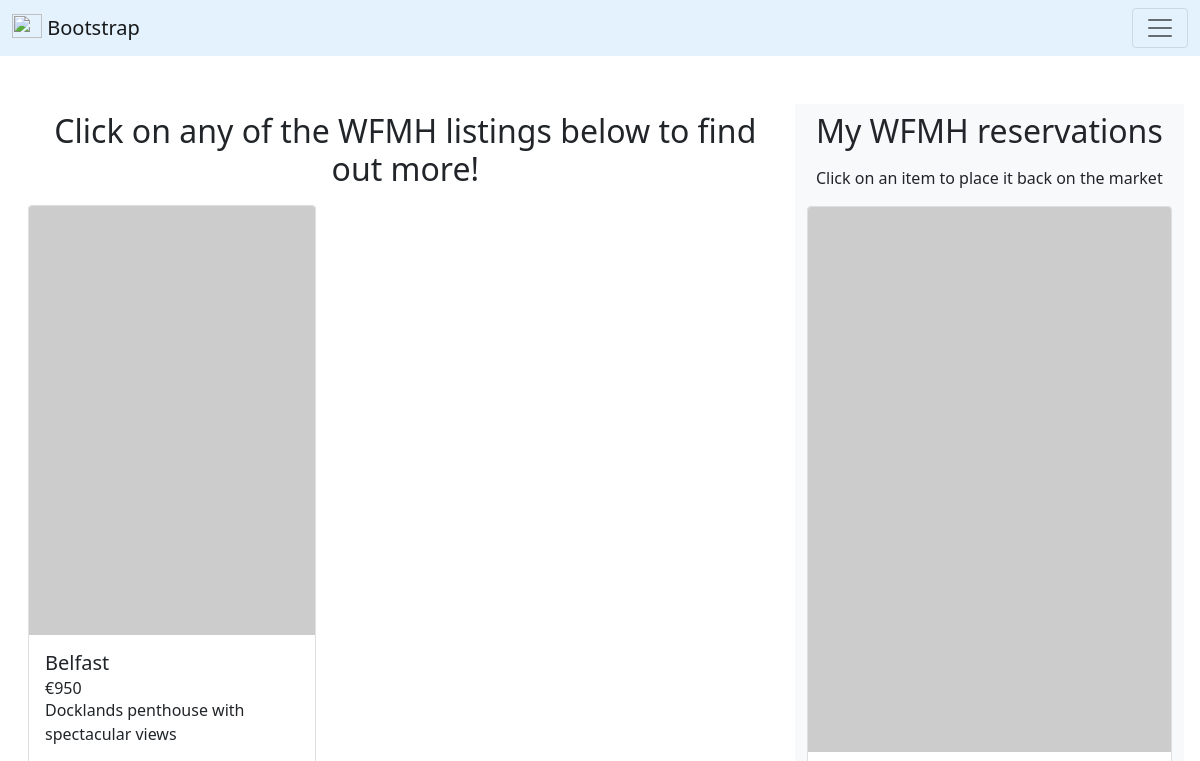
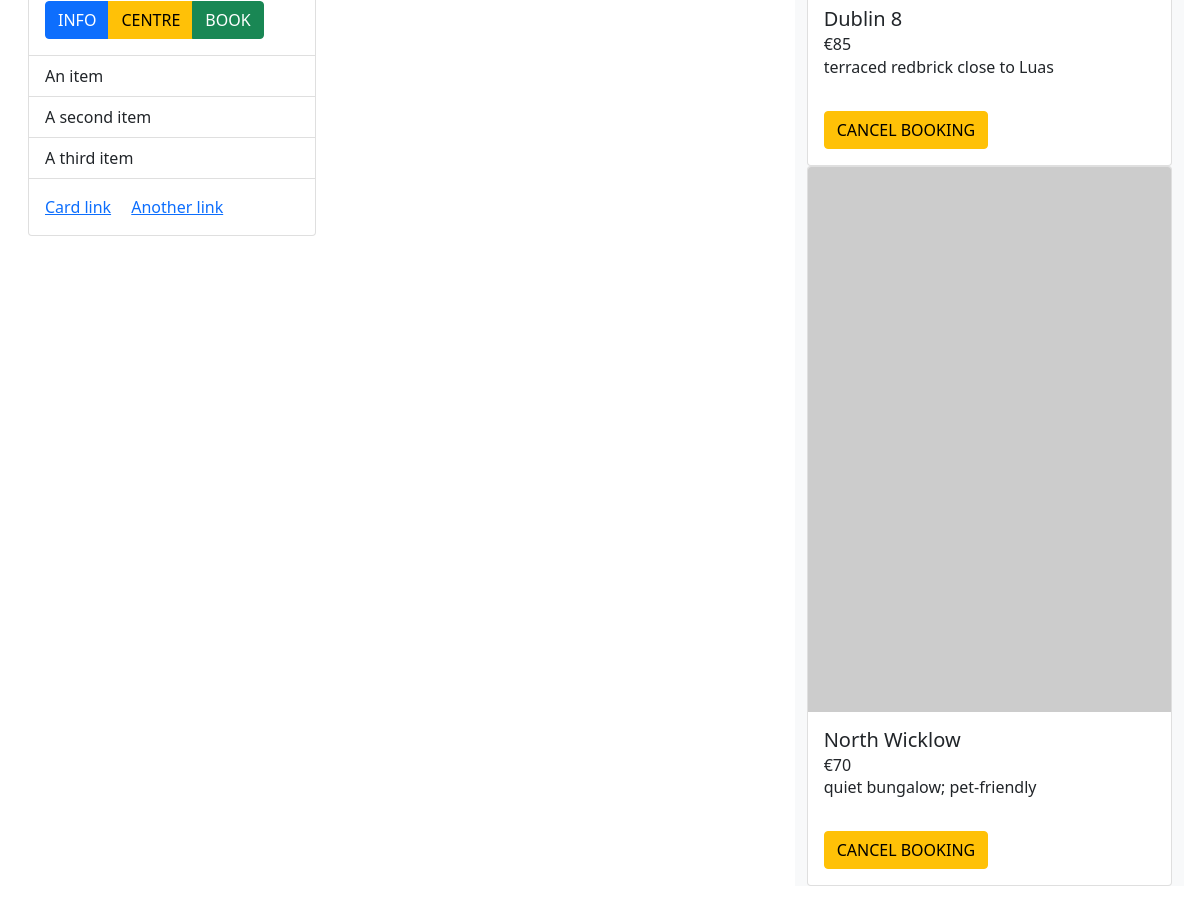
/browse (signed in), run on an earlier commit of the app's database (2 pictures, top to bottom).
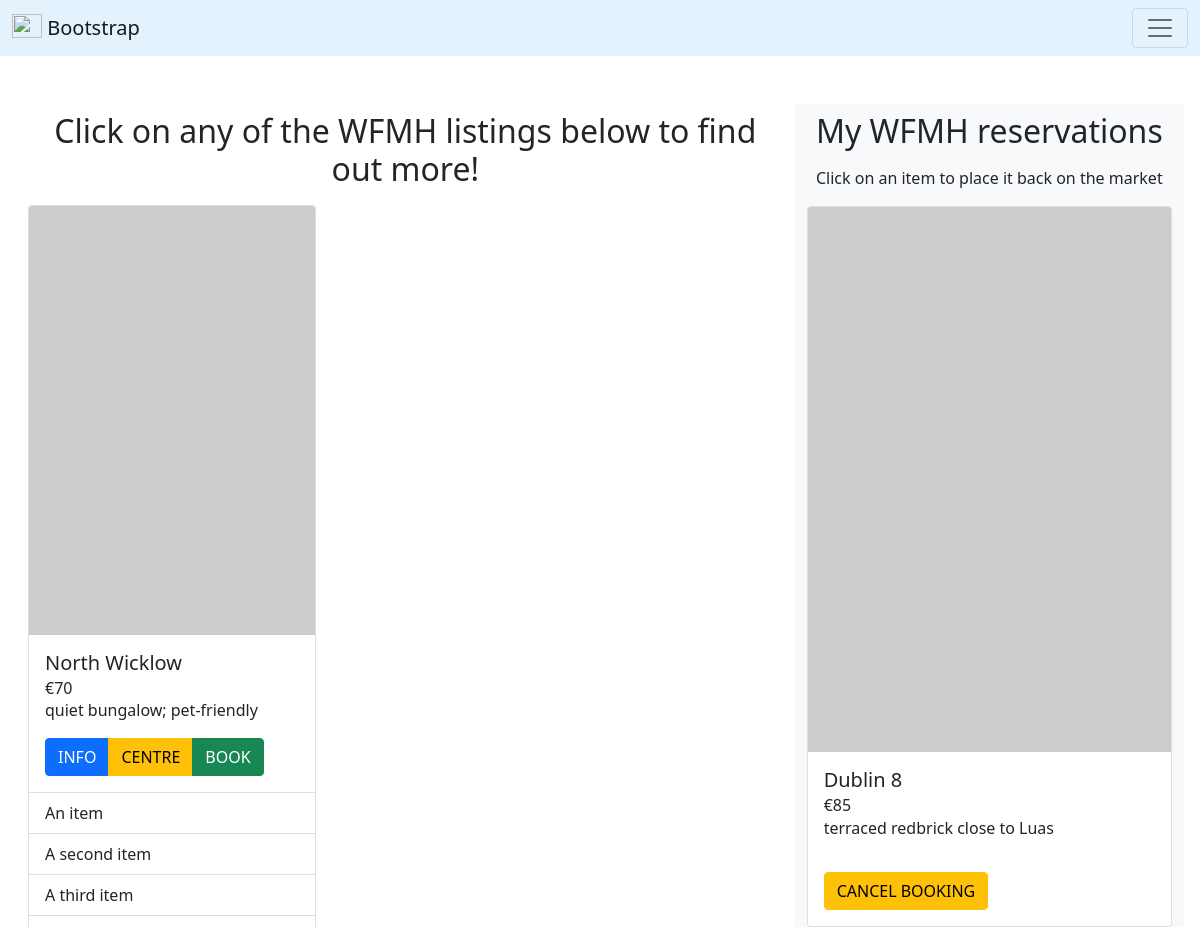
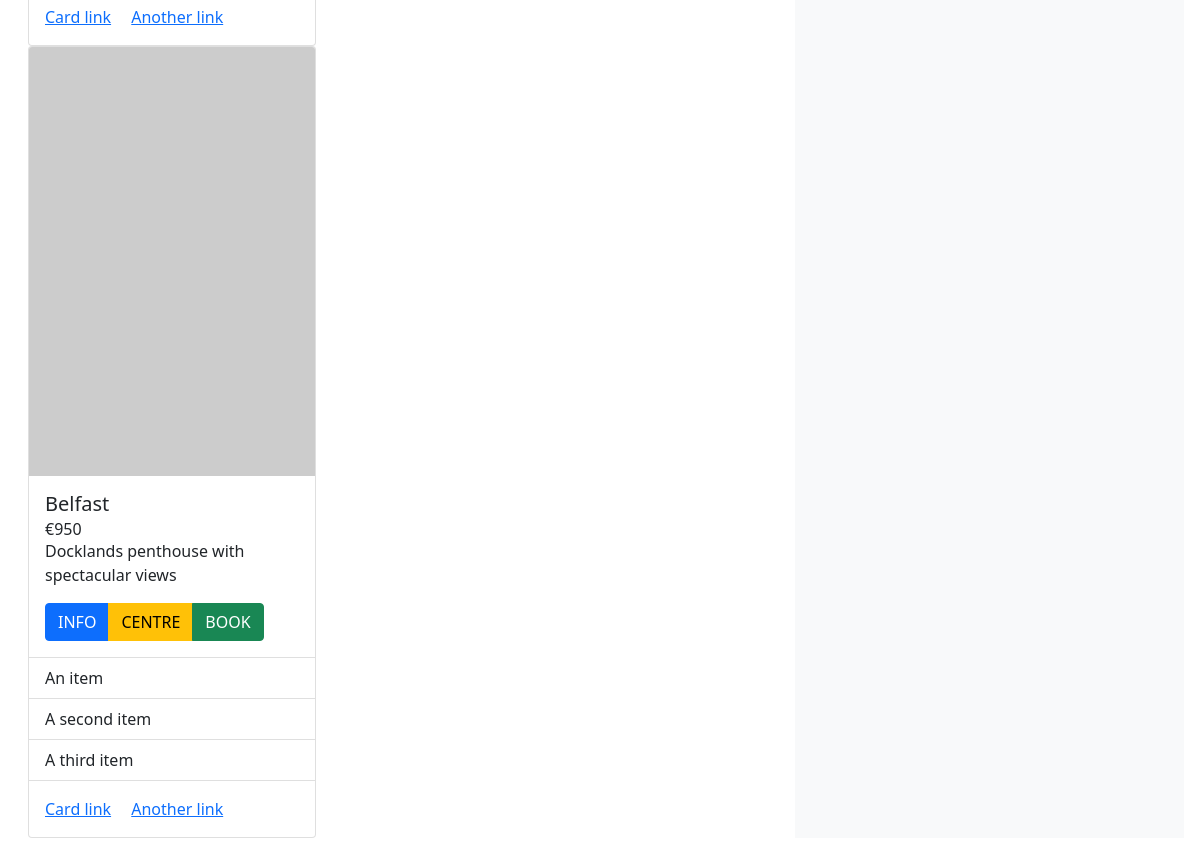
And on a later commit of the database (2 pictures, top to bottom).
### wfmh/models.py (models this page shows, shortened)
class Home(db.Model):
    id = db.Column(db.Integer(), primary_key=True)
    summary = db.Column(db.String(length=50), nullable=False, unique=True)
    location = db.Column(db.String(length=25), nullable=False)
    owner_email = db.Column(db.String(length=50), nullable=False)
    daily_rate = db.Column(db.Integer(), nullable=False)
    reserved_by = db.Column(db.Integer(), db.ForeignKey('worker.id'))

### wfmh/routes.py (the view, shortened to what this page needs)
@app.route("/browse", methods=['GET', 'POST'])
@login_required
def browse_homes():
    booking_form = WFMHBookingForm()
    cancellation_form = WFMHCancellationForm()
    if request.method == 'GET':
        available_homes = Home.query.filter_by(reserved_by=None)
        my_homes = Home.query.filter_by(reserved_by=current_user.id)
        return render_template('browse.html', available_homes=available_homes, my_homes=my_homes, b_form=booking_form, c_form=cancellation_form)

### wfmh/models.py (called while the page is built)
@login_manager.user_loader
def load_user(user_id):
    return Worker.query.get(int(user_id))

    @property
    def format_wallet(self):
        return f'€{self.wallet:,}'

### wfmh/templates/browse.html (shortened to what this page needs)
{% extends 'base.html' %} {% block title %} WFMH | Browse {% endblock %} {%
block content %}
<div class="row m-3">
  <div class="col-md-8">
    <h2 class="text-center mb-3 pt-2 px-2">
      Click on any of the WFMH listings below to find out more!
    </h2>
    {% for home in available_homes %} {% include 'helpers/modals_booking.html'
    <div class="card" style="width: 18rem">
      <img src="https://picsum.photos/400/600" class="card-img-top" alt="..." />
      <div class="card-body">
        <h5 class="card-title">{{ home.location }}</h5>
        <h6 class="card-subtitle">€{{ home.daily_rate }}</h6>
        <p class="card-text">{{ home.summary }}</p>
        <div
          class="btn-group"
          role="group"
          aria-label="Basic mixed styles example"
        >
          <button
            type="button"
            class="btn btn-primary"
            data-bs-toggle="modal"
            data-bs-target="#infoModal{{ home.id }}"
          >
            INFO
          </button>
          <button type="button" class="btn btn-warning">CENTRE</button>
          <button
            type="button"
            class="btn btn-success"
            data-bs-toggle="modal"
            data-bs-target="#bookingModal{{ home.id }}"
          >
            BOOK
          </button>
        </div>
      </div>
      <ul class="list-group list-group-flush">
        <li class="list-group-item">An item</li>
        <li class="list-group-item">A second item</li>
        <li class="list-group-item">A third item</li>
      </ul>
      <div class="card-body">
        <a href="#" class="card-link">Card link</a>
        <a href="#" class="card-link">Another link</a>
      </div>
    </div>
    {% endfor %}
  </div>
  <div class="col-md-4 bg-light">
    <h2 class="text-center mb-3 pt-2 px-2">My WFMH reservations</h2>
    <p class="text-center mb-3">
      Click on an item to place it back on the market
    </p>
    {% for home in my_homes %} {% include 'helpers/modals_cancellation.html'
    <div class="card">
      <img src="https://picsum.photos/300/450" class="card-img-top" alt="..." />
      <div class="card-body">
        <h5 class="card-title">{{ home.location }}</h5>
        <h6 class="card-subtitle">€{{ home.daily_rate }}</h6>
        <p class="card-text">{{ home.summary }}</p>
      </div>
      <div class="card-body">
        <button
          type="button"
          class="btn btn-warning"
          data-bs-toggle="modal"
          data-bs-target="#cancellationModal{{ home.id }}"
        >
          CANCEL BOOKING
        </button>
      </div>
    </div>
    {% endfor %}
  </div>
</div>
{% endblock %}

### wfmh/templates/base.html (shortened to what this page needs)
<!DOCTYPE html>
<html lang="en">
  <head>
    <link
      href="https://cdn.jsdelivr.net/npm/bootstrap@5.0.2/dist/css/bootstrap.min.css"
      rel="stylesheet"
    />
    <link rel="stylesheet" href="https://use.fontawesome.com/releases/v5.15.4/css/all.css">
  </head>
  <body>
    <nav class="navbar navbar-light" style="background-color: #e3f2fd">
      <div class="container-fluid">
        <a class="navbar-brand" href="{{ url_for('landing_page') }}">
          <img
            src="https://getbootstrap.com/docs/5.0/assets/brand/bootstrap-logo.svg"
            alt=""
            width="30"
            height="24"
            class="d-inline-block align-text-top"
          />
          Bootstrap
        </a>
        <button
          class="navbar-toggler"
          type="button"
          data-bs-toggle="collapse"
          data-bs-target="#navbarSupportedContent"
          aria-controls="navbarSupportedContent"
          aria-expanded="false"
          aria-label="Toggle navigation"
        >
          <span class="navbar-toggler-icon"></span>
        </button>
      </div>
    </nav>
    {% block content %}{% endblock %}
  </body>
</html>

What changed in the data, as far as the page shows it:
changed Home "North Wicklow": moves from the list under "My WFMH reservations" to the list under "Click on any of the WFMH listings below to find out more!"
